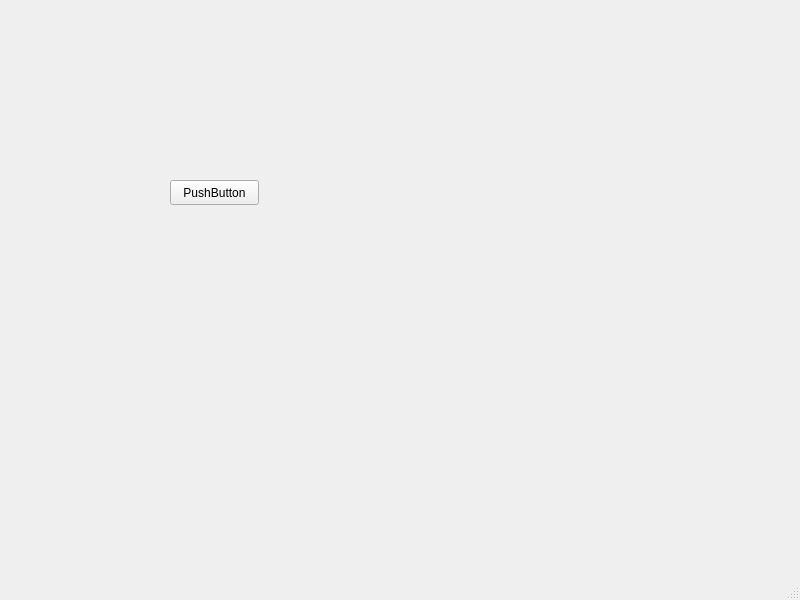
<?xml version="1.0" encoding="UTF-8"?>
<ui version="4.0">
 <class>MainWindow</class>
 <widget class="QMainWindow" name="MainWindow">
  <property name="geometry">
   <rect>
    <x>0</x>
    <y>0</y>
    <width>800</width>
    <height>600</height>
   </rect>
  </property>
  <property name="windowTitle">
   <string>MainWindow</string>
  </property>
  <widget class="QWidget" name="centralwidget">
   <widget class="QPushButton" name="pushButton">
    <property name="geometry">
     <rect>
      <x>170</x>
      <y>180</y>
      <width>89</width>
      <height>25</height>
     </rect>
    </property>
    <property name="text">
     <string>PushButton</string>
    </property>
   </widget>
  </widget>
  <widget class="QMenuBar" name="menubar">
   <property name="geometry">
    <rect>
     <x>0</x>
     <y>0</y>
     <width>800</width>
     <height>27</height>
    </rect>
   </property>
  </widget>
  <widget class="QStatusBar" name="statusbar"/>
 </widget>
 <resources/>
 <connections/>
</ui>
